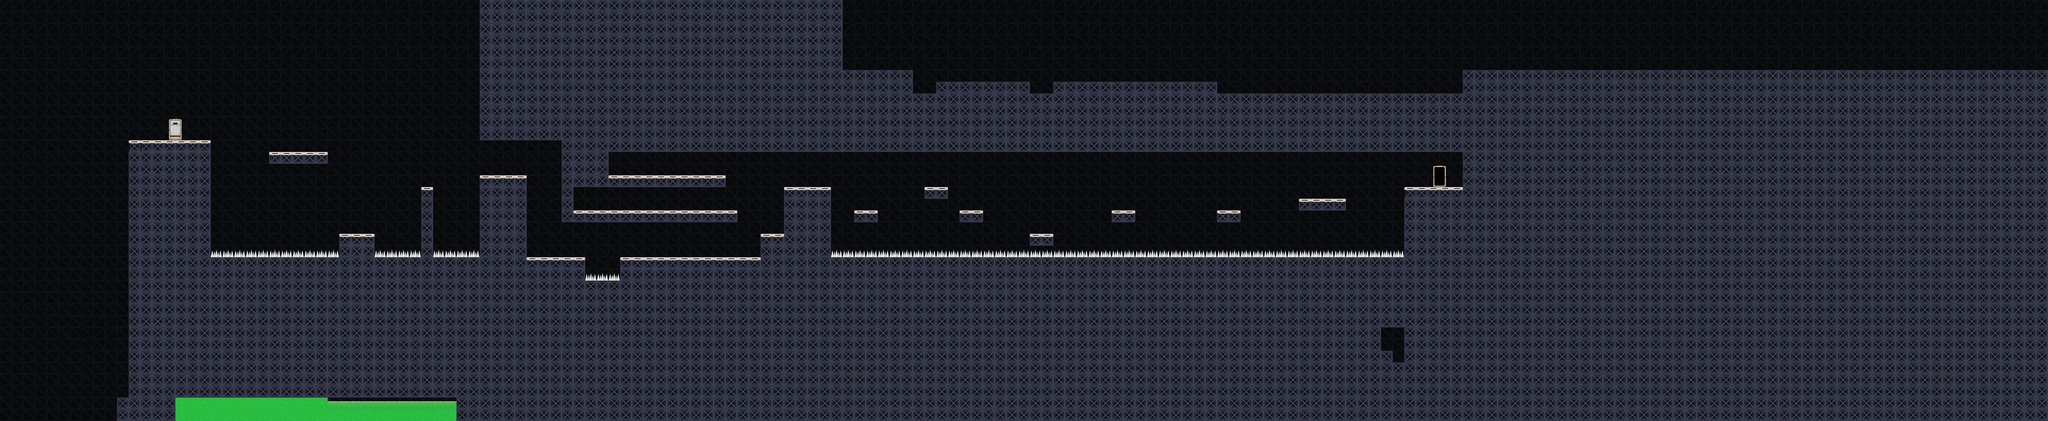

The image is a tile-based game level rendered from a .tmx file. Its description and source (layers, tilesets, objects; grid data summarised) follow:
An orthogonal 175x36 tile map with 65x65 px tiles, 2 tile layers (background, plattforms) and 23 objects (11x gear, 10x ovni, player, door).

<map version="1.0" orientation="orthogonal" renderorder="right-down" width="175" height="36" tilewidth="65" tileheight="65" nextobjectid="43">
 <tileset firstgid="1" name="tiles" tilewidth="65" tileheight="65" tilecount="231" columns="21">
  <image source="tiles.png" width="1420" height="768" />
  <terraintypes>
   <terrain name="Nuevo Terreno" tile="-1" />
  </terraintypes>
  <tile id="0">
   <properties>
    <property name="friction" value="0.9f" />
    <property name="wall" value="true" />
   </properties>
  </tile>
  <tile id="1">
   <properties>
    <property name="friction" type="float" value="0.9" />
    <property name="wall" value="true" />
   </properties>
  </tile>
  <tile id="2">
   <properties>
    <property name="friction" value="0.9f" />
    <property name="wall" value="true" />
   </properties>
  </tile>
  <tile id="3">
   <properties>
    <property name="death" type="bool" value="true" />
   </properties>
  </tile>
  <tile id="22">
   <properties>
    <property name="friction" type="float" value="0.9" />
    <property name="wall" value="true" />
   </properties>
  </tile>
  <tile id="24">
   <properties>
    <property name="death" type="bool" value="true" />
   </properties>
  </tile>
  <tile id="25">
   <properties>
    <property name="wall" value="false" />
   </properties>
  </tile>
  <tile id="27">
   <properties>
    <property name="wall" type="bool" value="false" />
   </properties>
  </tile>
  <tile id="28">
   <properties>
    <property name="wall" type="bool" value="false" />
   </properties>
  </tile>
  <tile id="29">
   <properties>
    <property name="wall" type="bool" value="false" />
   </properties>
  </tile>
  <tile id="30">
   <properties>
    <property name="wall" type="bool" value="false" />
   </properties>
  </tile>
  <tile id="46">
   <properties>
    <property name="wall" value="false" />
   </properties>
  </tile>
  <tile id="48">
   <properties>
    <property name="wall" type="bool" value="false" />
   </properties>
  </tile>
  <tile id="49">
   <properties>
    <property name="wall" type="bool" value="false" />
   </properties>
  </tile>
  <tile id="50">
   <properties>
    <property name="wall" type="bool" value="false" />
   </properties>
  </tile>
  <tile id="51">
   <properties>
    <property name="wall" type="bool" value="false" />
   </properties>
  </tile>
  <tile id="85">
   <properties>
    <property name="friction" type="float" value="0.9" />
    <property name="wall" value="true" />
   </properties>
  </tile>
  <tile id="106">
   <properties>
    <property name="death" value="true" />
   </properties>
  </tile>
  <tile id="151">
   <properties>
    <property name="friction" type="float" value="0.6" />
    <property name="wall" value="true" />
   </properties>
  </tile>
 </tileset>
 <layer name="background" width="175" height="36" opacity="0.44">
  <properties>
   <property name="wall" type="bool" value="false" />
  </properties>
  <data>[6300 cells, 6300 non-empty, 4 distinct tile ids]</data>
 </layer>
 <layer name="plattforms" width="175" height="36">
  <properties>
   <property name="wall" type="bool" value="false" />
  </properties>
  <data>[6300 cells, 4089 non-empty, 14 distinct tile ids]</data>
 </layer>
 <objectgroup name="player">
  <properties>
   <property name="wall" type="bool" value="false" />
  </properties>
  <object id="12" name="player" type="player" x="934.515" y="641.73" width="72" height="116">
   <properties>
    <property name="wall" type="bool" value="false" />
   </properties>
  </object>
 </objectgroup>
 <objectgroup name="door">
  <properties>
   <property name="wall" type="bool" value="false" />
  </properties>
  <object id="19" name="door" type="door" x="7960.67" y="914.33" width="68.6667" height="116">
   <properties>
    <property name="wall" type="bool" value="false" />
   </properties>
  </object>
 </objectgroup>
 <objectgroup name="ovni">
  <object id="21" name="ovni" type="ovni" x="5582" y="890" width="66" height="56" />
  <object id="22" name="ovni" type="ovni" x="4954" y="1142" width="68" height="60" />
  <object id="24" name="ovni" type="ovni" x="3468" y="894" width="60" height="54" />
  <object id="25" name="ovni" type="ovni" x="3210" y="1083" width="60" height="54" />
  <object id="26" name="ovni" type="ovni" x="5132" y="1299" width="60" height="54" />
  <object id="27" name="ovni" type="ovni" x="5700" y="876" width="68" height="60" />
  <object id="28" name="ovni" type="ovni" x="7641" y="1238" width="66" height="56" />
  <object id="29" name="ovni" type="ovni" x="7027" y="1260" width="66" height="56" />
  <object id="30" name="ovni" type="ovni" x="6493" y="1256" width="66" height="56" />
  <object id="31" name="ovni" type="ovni" x="6067" y="1316" width="66" height="56" />
 </objectgroup>
 <objectgroup name="gear">
  <object id="32" name="gear" type="gear" x="1610" y="685" width="89" height="87" />
  <object id="33" name="gear" type="gear" x="1919.5" y="1168.5" width="89" height="87" />
  <object id="34" name="gear" type="gear" x="2323.5" y="904.5" width="89" height="87" />
  <object id="35" name="gear" type="gear" x="2747.5" y="840.5" width="89" height="87" />
  <object id="36" name="gear" type="gear" x="3059.5" y="1320.5" width="89" height="87" />
  <object id="37" name="gear" type="gear" x="3759.5" y="868.5" width="89" height="87" />
  <object id="38" name="gear" type="gear" x="3487.5" y="1052.5" width="89" height="87" />
  <object id="39" name="gear" type="gear" x="4439.5" y="912.5" width="89" height="87" />
  <object id="40" name="gear" type="gear" x="5131.5" y="916.5" width="89" height="87" />
  <object id="41" name="gear" type="gear" x="6187.5" y="1040.5" width="89" height="87" />
  <object id="42" name="gear" type="gear" x="7291.5" y="976.5" width="89" height="87" />
 </objectgroup>
</map>
